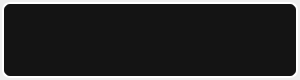
<?xml version="1.0" encoding="UTF-8"?>
<ui version="4.0">
 <class>Toast</class>
 <widget class="QWidget" name="Toast">
  <property name="geometry">
   <rect>
    <x>0</x>
    <y>0</y>
    <width>300</width>
    <height>80</height>
   </rect>
  </property>
  <property name="sizePolicy">
   <sizepolicy hsizetype="Preferred" vsizetype="Preferred">
    <horstretch>0</horstretch>
    <verstretch>0</verstretch>
   </sizepolicy>
  </property>
  <property name="minimumSize">
   <size>
    <width>0</width>
    <height>80</height>
   </size>
  </property>
  <property name="maximumSize">
   <size>
    <width>16777215</width>
    <height>80</height>
   </size>
  </property>
  <property name="windowTitle">
   <string notr="true"/>
  </property>
  <layout class="QHBoxLayout" name="horizontalLayout">
   <property name="leftMargin">
    <number>0</number>
   </property>
   <property name="topMargin">
    <number>0</number>
   </property>
   <property name="rightMargin">
    <number>0</number>
   </property>
   <property name="bottomMargin">
    <number>0</number>
   </property>
   <item>
    <widget class="QWidget" name="widget" native="true">
     <property name="styleSheet">
      <string notr="true">border: 2px solid white;
margin: 2px;
padding: 8px;
border-radius: 8px;
background-color: #141414;
color: white;</string>
     </property>
     <layout class="QHBoxLayout" name="horizontalLayout_2" stretch="1,5">
      <item>
       <widget class="QLabel" name="lbIcon">
        <property name="styleSheet">
         <string notr="true">border: 0px;</string>
        </property>
        <property name="text">
         <string/>
        </property>
       </widget>
      </item>
      <item>
       <layout class="QVBoxLayout" name="msgLayout" stretch="0,0">
        <property name="leftMargin">
         <number>8</number>
        </property>
        <item>
         <widget class="QLabel" name="lbTitle">
          <property name="font">
           <font>
            <pointsize>15</pointsize>
            <weight>75</weight>
            <bold>true</bold>
           </font>
          </property>
          <property name="styleSheet">
           <string notr="true">border: 0px;
margin: 0px;
padding: 2px;
background-color: #141414;
color: white;</string>
          </property>
          <property name="text">
           <string/>
          </property>
         </widget>
        </item>
        <item>
         <widget class="QLabel" name="lbMessage">
          <property name="styleSheet">
           <string notr="true">border: 0px;
margin: 0px;
padding: 2px;
background-color: #141414;
color: white;</string>
          </property>
          <property name="text">
           <string/>
          </property>
          <property name="alignment">
           <set>Qt::AlignLeading|Qt::AlignLeft|Qt::AlignTop</set>
          </property>
         </widget>
        </item>
       </layout>
      </item>
     </layout>
    </widget>
   </item>
  </layout>
 </widget>
 <resources/>
 <connections/>
</ui>
